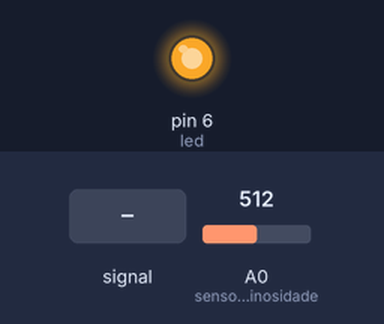
The sketch below on a simulated Arduino Uno, built with avr-gcc and run on an emulated ATmega328P. Shown: output pins drawn as LEDs (lit = HIGH). Inputs (shaded band) come from the test bench; at power-on: A0 (sensordeluminosidade) = 512.

Above: at 1.2 s.
1.3 s: A0 (sensordeluminosidade) set to 490
At 2.5 s:
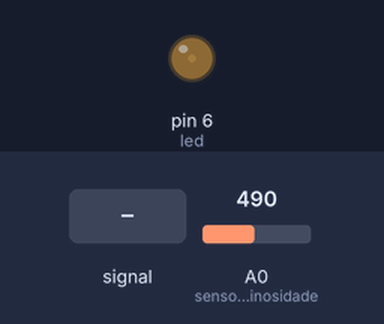
2.8 s: A0 (sensordeluminosidade) fed a 2 Hz sine of ±306 counts around its level
At 3.15 s:
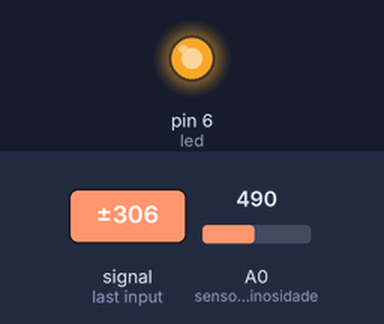
5.8 s: A0 (sensordeluminosidade) fed a 200 Hz sine of ±81 counts around its level
At 7.2 s:
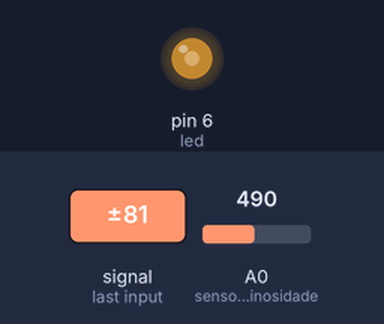
Timing chart, 0 to 8.8 s (numbered marks = the images above; inputs shaded):
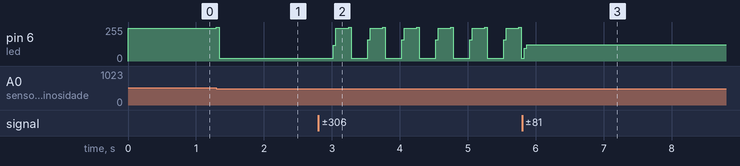

The sketch:

codigo_atualizado_2.0.ino
```cpp
// C++ code
//
int led = 6;
int sensordeluminosidade = A0;
// variavel para
int luz =0;
void setup()
{
  // led e de saida
  pinMode(led,OUTPUT);
  // sensor e de entrada
  pinMode(sensordeluminosidade,INPUT);
}

void loop()
{
  // capturar o que o sensor leu no ambiente
  //analogRead e usado para leitura analogico
  luz = analogRead(sensordeluminosidade);
  // as portas analogicas capturam dados que variam de 0 ate 1023
  if(luz<500){
     //digitalWrite(led,HIGH);//ligar led
    analogWrite(led,1023);//esse 1023 e a potencia maxima do led
    }if(luz>500 & luz<900){
    //passsar  ao led internsidade media
     analogWrite(led,500);
    }else{
     //digitalWrite(led,LOW);//DESLIGAR LED
    //passar o led intenciade minima
       analogWrite(led,0);
  }
}
```

Measured:
- after the input at 1.3 s, pin 6 (led): 244/255 → 19/255 at once
- after the input at 2.8 s, pin 6 (led): 19/255 → 117/255 after 0.22 s, then repeats every 0.51 s: 244/255 0.19 s, 255/255 0.04 s, 19/255 0.24 s, 159/255 0.04 s
